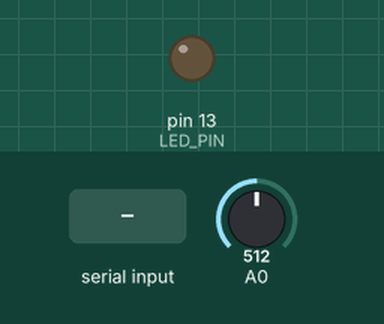
The sketch below on a simulated Arduino Uno, built for the host (arithmetic inside an expression is 32-bit, double 64-bit). Shown: output pins drawn as LEDs (lit = HIGH). Inputs (shaded band) come from the test bench; at power-on: A0 = 512. What the sketch prints to the serial monitor is not drawn.

Above: at 1.2 s.
1.3 s: "3\n" received over Serial
At 2.3 s:
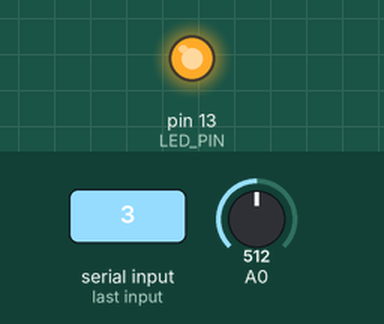
2.8 s: "1\n" received over Serial
4.3 s: "2\n" received over Serial
5.8 s: A0 set to 490
8.3 s: A0 set to 306
Timing chart, 0 to 11.3 s (numbered marks = the images above; inputs shaded):
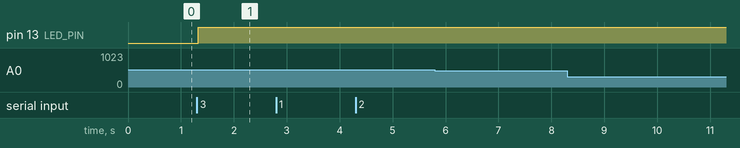

Measured:
- after the input at 1.3 s, pin 13 (LED_PIN): LOW → HIGH at once
- after the input at 2.8 s, every drawn part: stays the same
- after the input at 4.3 s, every drawn part: stays the same
- after the input at 5.8 s, every drawn part: stays the same
- after the input at 8.3 s, every drawn part: stays the same

The sketch:

LightSensor.ino
```cpp
/*
 * 조도 센서 모듈 테스트 (KY-018 Photoresistor / LDR Module)
 * 보드: NUCLEO-F103RB (STM32F103RBT6)
 * 환경: Arduino IDE with STM32duino
 *
 * 핀 연결:
 *   - VCC: 3.3V
 *   - GND: GND
 *   - Signal: PA0 (A0)
 */

#define LDR_PIN PA0          // 조도 센서 아날로그 핀
#define LED_PIN LED_BUILTIN  // 내장 LED (PA5)

// ADC 해상도 (STM32F103: 12bit = 4095)
const int ADC_MAX = 4095;

// 조도 레벨 임계값
const int LEVEL_DARK = 500;       // 어두움
const int LEVEL_DIM = 1500;       // 약간 어두움
const int LEVEL_NORMAL = 2500;    // 보통
const int LEVEL_BRIGHT = 3500;    // 밝음
// 3500 이상: 매우 밝음

// 측정값 저장
int rawValue = 0;
int lightPercent = 0;
String lightLevel = "";

// 이동 평균 필터
const int FILTER_SIZE = 10;
int readings[FILTER_SIZE];
int readIndex = 0;
int total = 0;
int average = 0;

// 자동 밝기 조절용
int ledBrightness = 0;
bool autoLedMode = false;

// 이벤트 감지
int lastLightPercent = 0;
const int CHANGE_THRESHOLD = 10;  // 10% 이상 변화 시 이벤트
unsigned long lastEventTime = 0;

// 모드
enum Mode {
  MODE_BASIC,      // 기본 측정
  MODE_MONITOR,    // 연속 모니터링
  MODE_AUTO_LED,   // 자동 LED 밝기
  MODE_THRESHOLD   // 임계값 알림
};

Mode currentMode = MODE_BASIC;

// 임계값 모드용
int thresholdValue = 50;  // 기본 임계값 50%

void setup() {
  Serial.begin(115200);
  while (!Serial) {
    ;
  }

  pinMode(LDR_PIN, INPUT);
  pinMode(LED_PIN, OUTPUT);

  // 필터 초기화
  for (int i = 0; i < FILTER_SIZE; i++) {
    readings[i] = 0;
  }

  Serial.println("================================");
  Serial.println("조도 센서 모듈 테스트");
  Serial.println("NUCLEO-F103RB");
  Serial.println("================================");
  Serial.println();
  Serial.println("명령어:");
  Serial.println("  1: 기본 모드 (수동 측정)");
  Serial.println("  2: 모니터링 모드 (연속 출력)");
  Serial.println("  3: 자동 LED 모드");
  Serial.println("  4: 임계값 알림 모드");
  Serial.println("  m: 현재 조도 측정");
  Serial.println("  t: 임계값 설정 (예: t50)");
  Serial.println();
}

void loop() {
  // 시리얼 명령 처리
  if (Serial.available() > 0) {
    processSerialInput();
  }

  // 조도 읽기 및 필터링
  readLightSensor();

  // 모드별 처리
  switch (currentMode) {
    case MODE_BASIC:
      // 수동 측정 모드 - 명령 시에만 출력
      break;

    case MODE_MONITOR:
      monitorMode();
      break;

    case MODE_AUTO_LED:
      autoLedMode_func();
      break;

    case MODE_THRESHOLD:
      thresholdMode();
      break;
  }

  // 급격한 변화 감지 (모든 모드에서)
  detectSuddenChange();

  delay(50);
}

void readLightSensor() {
  // 원시 값 읽기
  rawValue = analogRead(LDR_PIN);

  // 이동 평균 필터 적용
  total = total - readings[readIndex];
  readings[readIndex] = rawValue;
  total = total + readings[readIndex];
  readIndex = (readIndex + 1) % FILTER_SIZE;
  average = total / FILTER_SIZE;

  // 퍼센트 변환 (0-100%)
  lightPercent = map(average, 0, ADC_MAX, 0, 100);

  // 조도 레벨 문자열
  if (average < LEVEL_DARK) {
    lightLevel = "매우 어두움 🌑";
  } else if (average < LEVEL_DIM) {
    lightLevel = "어두움 🌒";
  } else if (average < LEVEL_NORMAL) {
    lightLevel = "보통 🌓";
  } else if (average < LEVEL_BRIGHT) {
    lightLevel = "밝음 🌔";
  } else {
    lightLevel = "매우 밝음 🌕";
  }
}

void processSerialInput() {
  String input = Serial.readStringUntil('\n');
  input.trim();

  if (input.length() == 0) return;

  char cmd = input.charAt(0);

  switch (cmd) {
    case '1':
      currentMode = MODE_BASIC;
      Serial.println("[모드] 기본 모드");
      Serial.println("       'm'을 입력하여 측정하세요.");
      break;

    case '2':
      currentMode = MODE_MONITOR;
      Serial.println("[모드] 모니터링 모드");
      Serial.println("       500ms 간격으로 측정합니다.");
      break;

    case '3':
      currentMode = MODE_AUTO_LED;
      Serial.println("[모드] 자동 LED 모드");
      Serial.println("       어두우면 LED 밝아지고, 밝으면 LED 어두워집니다.");
      break;

    case '4':
      currentMode = MODE_THRESHOLD;
      Serial.print("[모드] 임계값 알림 모드 (현재: ");
      Serial.print(thresholdValue);
      Serial.println("%)");
      break;

    case 'm':
    case 'M':
      printMeasurement();
      break;

    case 't':
    case 'T':
      if (input.length() > 1) {
        int newThreshold = input.substring(1).toInt();
        if (newThreshold >= 0 && newThreshold <= 100) {
          thresholdValue = newThreshold;
          Serial.print("[설정] 임계값: ");
          Serial.print(thresholdValue);
          Serial.println("%");
        } else {
          Serial.println("임계값은 0-100 사이로 설정하세요.");
        }
      }
      break;

    default:
      Serial.println("알 수 없는 명령입니다.");
      break;
  }
}

void printMeasurement() {
  Serial.println();
  Serial.println("======== 조도 측정 결과 ========");
  Serial.print("Raw 값: ");
  Serial.print(average);
  Serial.print(" / ");
  Serial.println(ADC_MAX);
  Serial.print("밝기: ");
  Serial.print(lightPercent);
  Serial.println("%");
  Serial.print("상태: ");
  Serial.println(lightLevel);
  Serial.println("================================");
  Serial.println();
}

void monitorMode() {
  static unsigned long lastPrintTime = 0;

  if (millis() - lastPrintTime >= 500) {
    lastPrintTime = millis();

    // 막대 그래프 출력
    Serial.print("[조도] ");
    Serial.print(lightPercent);
    Serial.print("% ");
    printBar(lightPercent);
    Serial.print(" ");
    Serial.println(lightLevel);
  }
}

void autoLedMode_func() {
  // 어두우면 LED 밝게, 밝으면 LED 어둡게 (역비례)
  ledBrightness = map(average, 0, ADC_MAX, 255, 0);
  ledBrightness = constrain(ledBrightness, 0, 255);

  analogWrite(LED_PIN, ledBrightness);

  static unsigned long lastPrintTime = 0;
  if (millis() - lastPrintTime >= 1000) {
    lastPrintTime = millis();
    Serial.print("[자동LED] 조도: ");
    Serial.print(lightPercent);
    Serial.print("% → LED: ");
    Serial.print(map(ledBrightness, 0, 255, 0, 100));
    Serial.println("%");
  }
}

void thresholdMode() {
  static bool wasAboveThreshold = false;
  bool isAboveThreshold = (lightPercent >= thresholdValue);

  // 상태 변화 감지
  if (isAboveThreshold != wasAboveThreshold) {
    if (isAboveThreshold) {
      Serial.print("💡 [알림] 밝기가 임계값(");
      Serial.print(thresholdValue);
      Serial.println("%)을 초과했습니다!");
      digitalWrite(LED_PIN, HIGH);
    } else {
      Serial.print("🌙 [알림] 밝기가 임계값(");
      Serial.print(thresholdValue);
      Serial.println("%) 아래로 떨어졌습니다!");
      digitalWrite(LED_PIN, LOW);
    }
    wasAboveThreshold = isAboveThreshold;
  }
}

void detectSuddenChange() {
  int change = abs(lightPercent - lastLightPercent);

  if (change >= CHANGE_THRESHOLD && (millis() - lastEventTime) > 500) {
    Serial.print("⚡ [이벤트] 급격한 조도 변화 감지! (");
    Serial.print(lastLightPercent);
    Serial.print("% → ");
    Serial.print(lightPercent);
    Serial.println("%)");
    lastEventTime = millis();
  }

  lastLightPercent = lightPercent;
}

void printBar(int percent) {
  int barLength = percent / 5;  // 0-20 길이
  Serial.print("[");
  for (int i = 0; i < 20; i++) {
    if (i < barLength) {
      Serial.print("█");
    } else {
      Serial.print("░");
    }
  }
  Serial.print("]");
}
```
